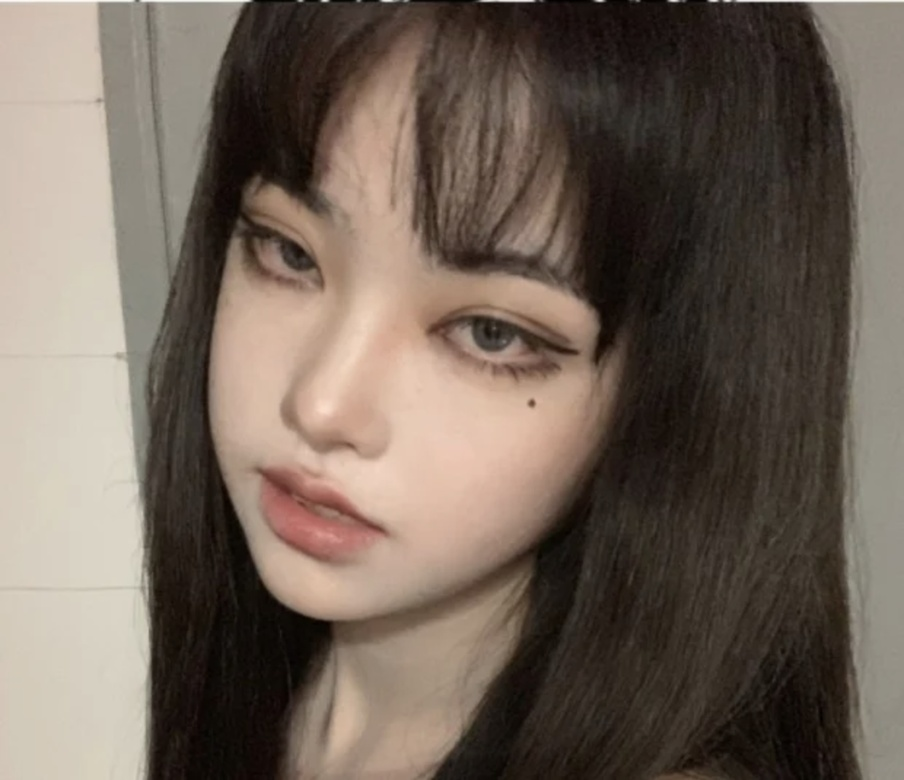
#> input picture images/beauty.jpg, 904 x 780 px, shrunk from 1240 x 1070 before the run; its folder holds only this picture in this run
$ python main.py
#> lines starting #> are read from the running program, lines starting #| are printed output that depends on the picture; after the words box and inside, x2 and y2 are one past the last pixel; in counts of white or black regions, pixels touching at a corner belong together
#> in process_images, img is the input picture: shape (780, 904, 3); mean B, G, R 89.1, 100.3, 113.6
### utils.py
import cv2 as cv
import numpy as np

def tomie_style(img):
    # --- 1. 전처리 (Grayscale 및 기초 면 정리) ---
    gray = cv.cvtColor(img, cv.COLOR_BGR2GRAY)
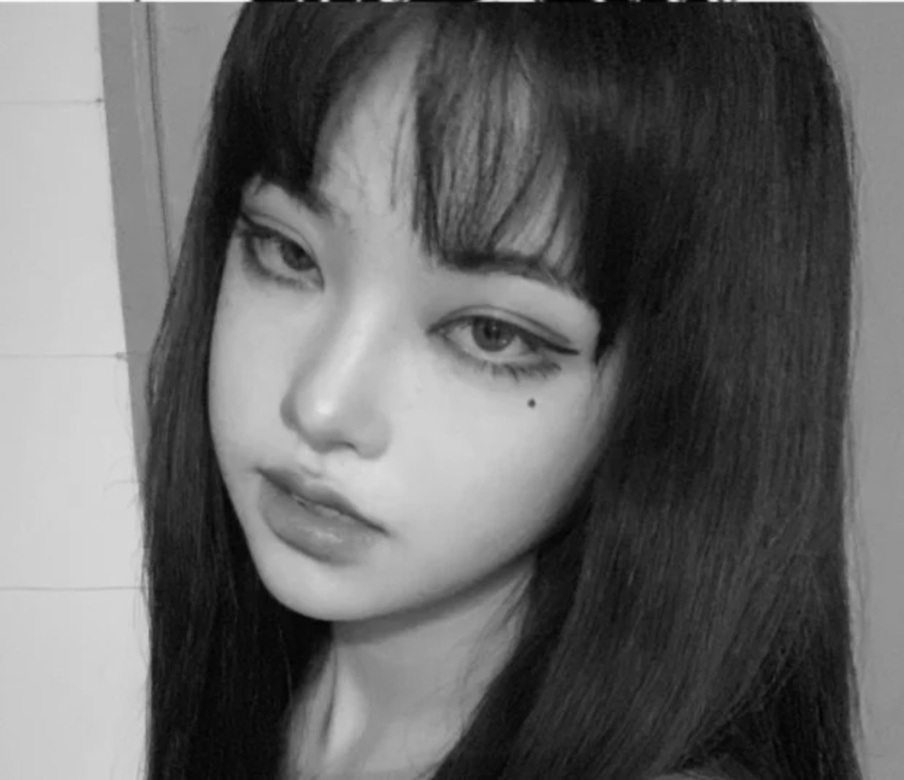
#> gray: shape (780, 904); min 1, max 250, mean 103

    # Bilateral Filter로 피부는 매끈하게, 에지(눈매, 머리카락)는 날카롭게 유지
    # 이 필터는 피부의 잡티를 제거하면서 이목구비의 섬세한 경계는 보존합니다.
    gray_clean = cv.bilateralFilter(gray, 7, 50, 50)

    # --- 2. 펜선 추출 (두꺼우면서도 섬세한 라인) ---
    # Adaptive Threshold를 사용하여, 미세한 머리카락 결, 눈썹, 입술 윤곽을 잡아냅니다.
    # 블록 사이즈를 작게(7) 주어 이토 준지 특유의 얇고 신경질적인 선을 강조합니다.
    fine_edges = cv.adaptiveThreshold(gray_clean, 255,
                                       cv.ADAPTIVE_THRESH_GAUSSIAN_C,
                                       cv.THRESH_BINARY, 7, 2)
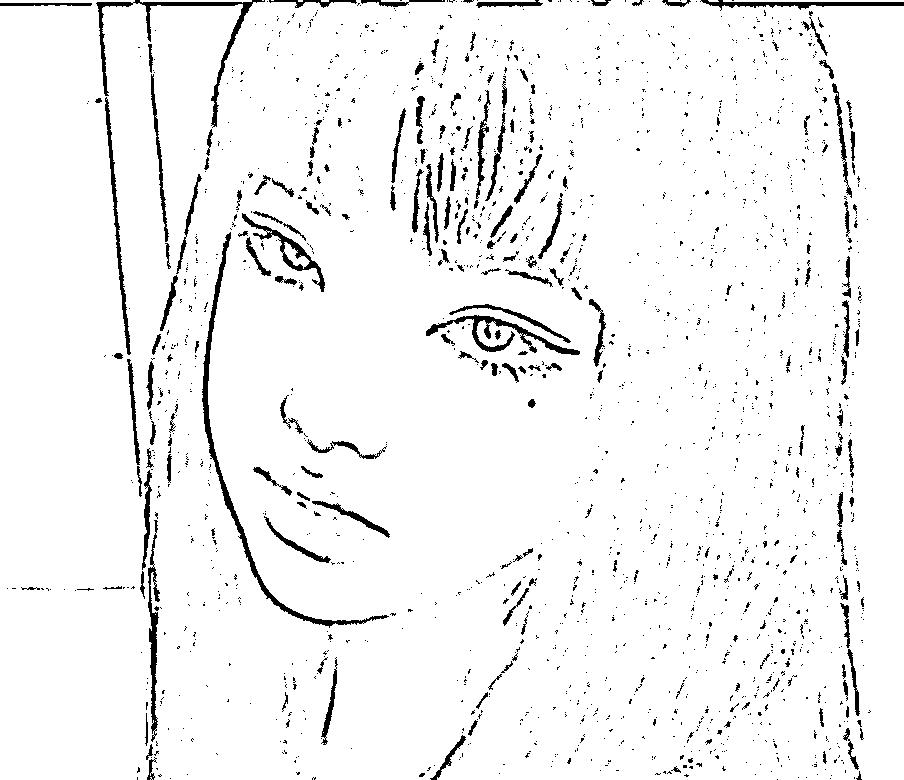
#> fine_edges: shape (780, 904); 95.3% white; 1905 black regions (1695 under 20 px), largest, box (x1, y1, x2, y2) and area: (202, 232, 389, 628) 2400, (96, 0, 265, 128) 1652, (426, 315, 580, 355) 1271

    # 머리카락 뭉치감을 만화처럼 표현하기 위해 선을 두껍게 강조 (Dilation)
    # 255 - fine_edges는 검은색 바탕에 흰색 선으로 만듭니다.
    # kernel 사이즈와 iteration을 조절하여 선의 굵기를 정합니다.
    # `image_0.png`처럼 두꺼운 머리카락 뭉치감을 위해 (3, 3) 커널을 사용합니다.
    kernel_dil = np.ones((3, 3), np.uint8)
    dilated_edges = cv.dilate(255 - fine_edges, kernel_dil, iterations=1)
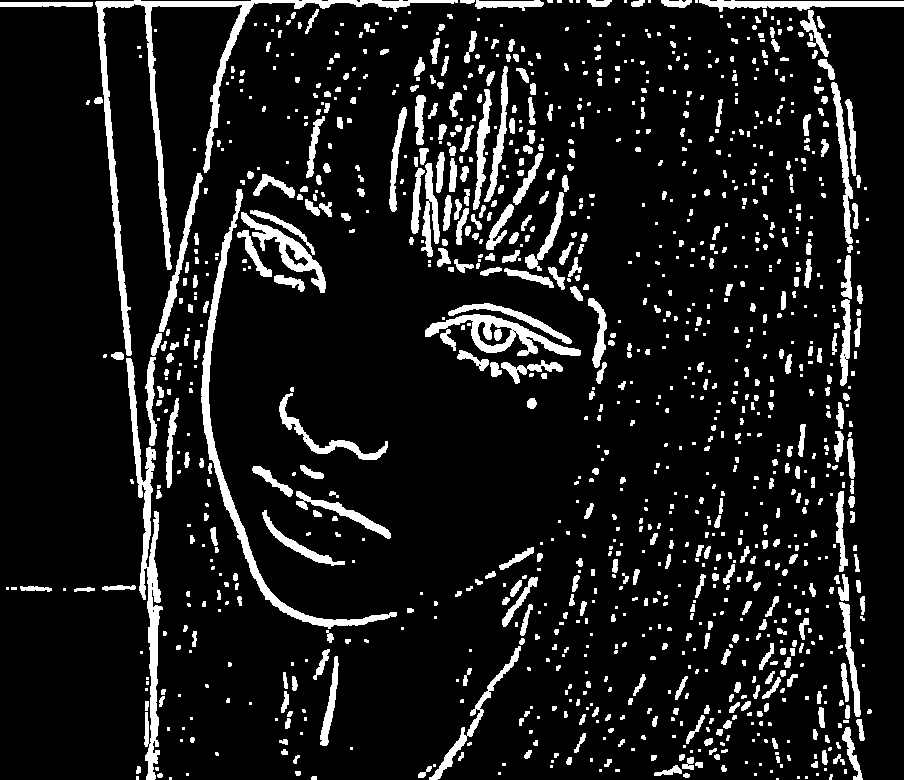
#> dilated_edges: shape (780, 904); 10.7% white; 1171 white regions (573 under 20 px), largest, box (x1, y1, x2, y2) and area: (95, 0, 458, 356) 6657, (126, 358, 163, 780) 4057, (201, 189, 397, 629) 3955
    # 다시 반전시켜 흰색 바탕에 검은색 굵은 선으로 만듭니다.
    thick_edges = 255 - dilated_edges

    # --- 3. 강렬한 흑백 대비 (토미에의 고귀함과 기괴함) ---
    # `image_0.png`처럼 피부는 완전히 하얗게 날리고 머리카락만 어둡게 표현하기 위해
    # Global Threshold를 적용합니다. 130 이하의 어두운 영역만 검게 남습니다.
    # 이 단계에서 중간 톤(회색)은 모두 제거되어 흑과 백의 명확한 경계가 생깁니다.
    _, high_contrast = cv.threshold(gray_clean, 130, 255, cv.THRESH_BINARY)
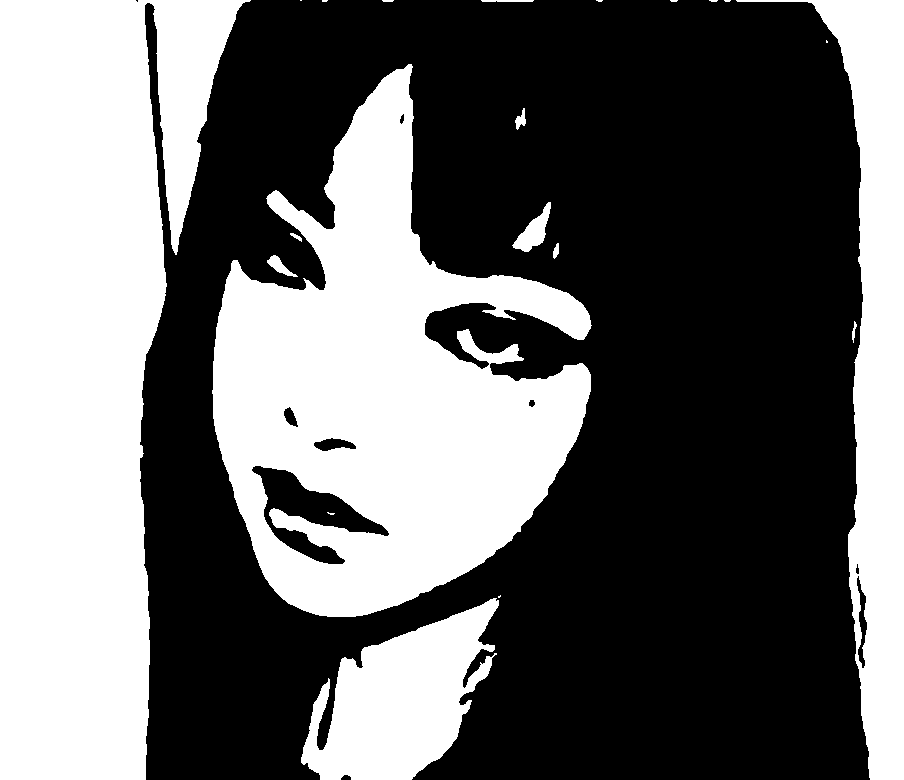
#> high_contrast: shape (780, 904); 42.1% white; 21 white regions (9 under 20 px), largest, box (x1, y1, x2, y2) and area: (0, 0, 251, 780) 128304, (212, 64, 592, 617) 108535, (736, 0, 904, 780) 38100

    # --- 4. 선과 면의 최종 합성 (만화 드로잉) ---
    # 날카로운 선 패턴(`fine_edges`), 두꺼운 선 패턴(`thick_edges`),
    # 그리고 강한 흑백 면 패턴(`high_contrast`)을 합성합니다.
    # 결과는 흰 바탕에 검은 선과 명암만 남은 형태가 되어, 원작 만화와 유사한 스타일이 됩니다.
    sketch = cv.bitwise_and(thick_edges, high_contrast)
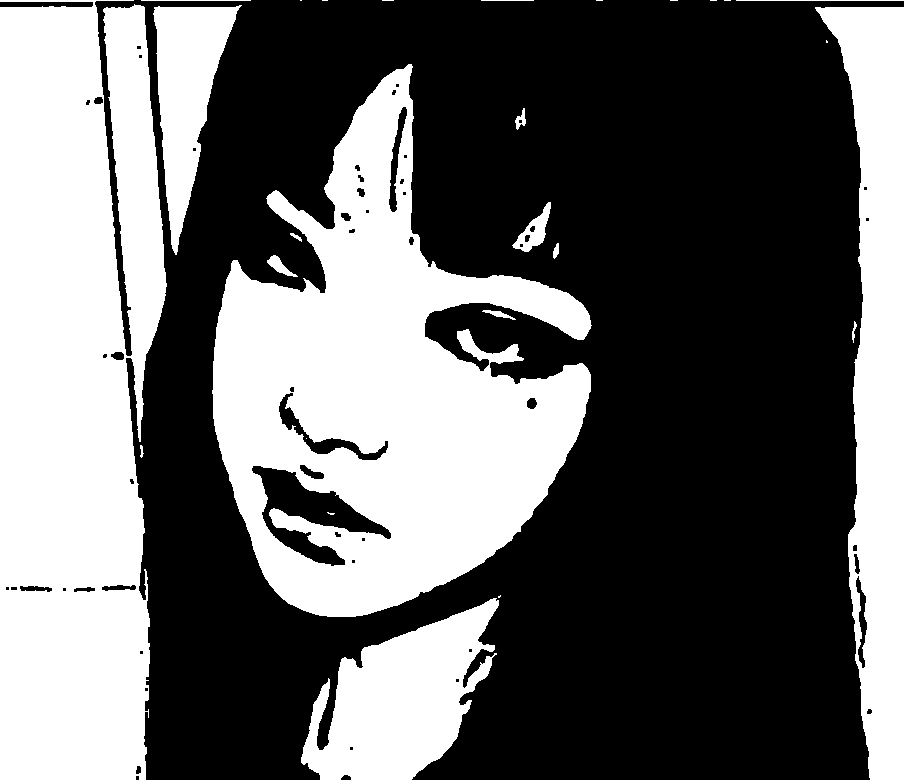
#> sketch: shape (780, 904); 40.9% white; 27 white regions (11 under 20 px), largest, box (x1, y1, x2, y2) and area: (0, 0, 167, 780) 112342, (212, 64, 592, 617) 106055, (815, 7, 904, 780) 37162
    result = cv.bitwise_and(sketch, fine_edges)

    # --- 5. 최종 디테일 강조 ---
    # 눈동자와 입술 주변을 더 선명하게 만들기 위해 디테일을 한번 더 강조합니다.
    kernel_sharpen = np.array([[-1,-1,-1], [-1,9,-1], [-1,-1,-1]])
    sharp = cv.filter2D(result, -1, kernel_sharpen)

    # 선명하게 만든 이미지와 최종 이진화 이미지를 합성
    result = cv.bitwise_and(sharp, result)

    # 마지막 대비 강조
    result = cv.convertScaleAbs(result, alpha=1.2, beta=0)

    return result

### main.py
import cv2 as cv
import os
from utils import tomie_style

BASE_DIR = os.path.dirname(os.path.abspath(__file__))
INPUT_DIR = os.path.join(BASE_DIR, "images")
OUTPUT_DIR = os.path.join(BASE_DIR, "results")

os.makedirs(OUTPUT_DIR, exist_ok=True)

def process_images():
    for filename in os.listdir(INPUT_DIR):
        if filename.lower().endswith((".jpg", ".png", ".jpeg")):
            input_path = os.path.join(INPUT_DIR, filename)
            output_path = os.path.join(OUTPUT_DIR, f"tomie_{filename}")

            print(f"[DEBUG] loading: {input_path}")

            img = cv.imread(input_path)

            if img is None:
                print(f"❌ Failed to load {filename}")
                continue

            result = tomie_style(img)

            cv.imwrite(output_path, result)
            print(f"✅ Saved: {output_path}")

if __name__ == "__main__":
    process_images()

$ run again, on images/face.jpg
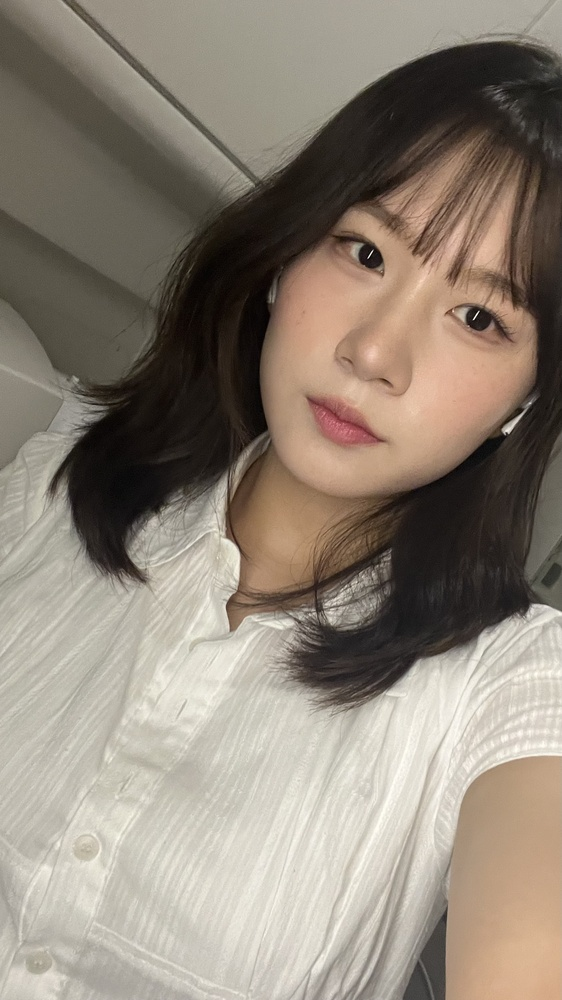
#> input picture images/face.jpg, 562 x 1000 px, shrunk from 1737 x 3088 before the run
#> in process_images, img is the input picture: shape (1000, 562, 3); mean B, G, R 119.9, 132.6, 143.3
#> in tomie_style, `fine_edges = cv.adaptiveThreshold(gray_clean, 255, cv.ADAPTIVE_THRESH_..`:
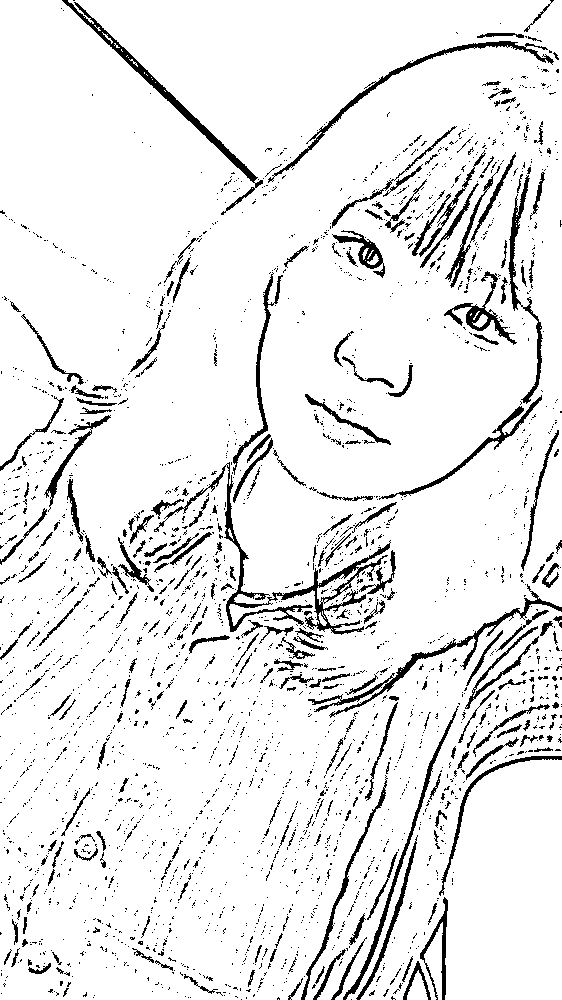
#> fine_edges: shape (1000, 562); 91.6% white; 2648 black regions (2375 under 20 px), largest, box (x1, y1, x2, y2) and area: (154, 462, 391, 635) 3328, (62, 0, 263, 215) 1964, (308, 584, 562, 718) 1780
#> dilated_edges: shape (1000, 562); 19.7% white; 1115 white regions (534 under 20 px), largest, box (x1, y1, x2, y2) and area: (132, 158, 545, 690) 21670, (307, 429, 562, 802) 7145, (61, 0, 560, 216) 5939
#> high_contrast: shape (1000, 562); 59.3% white; 8 black regions, largest, box (x1, y1, x2, y2) and area: (0, 0, 562, 710) 219057, (399, 891, 448, 1000) 3046, (0, 389, 63, 471) 2504
#> in tomie_style, `sketch = cv.bitwise_and(thick_edges, high_contrast)`:
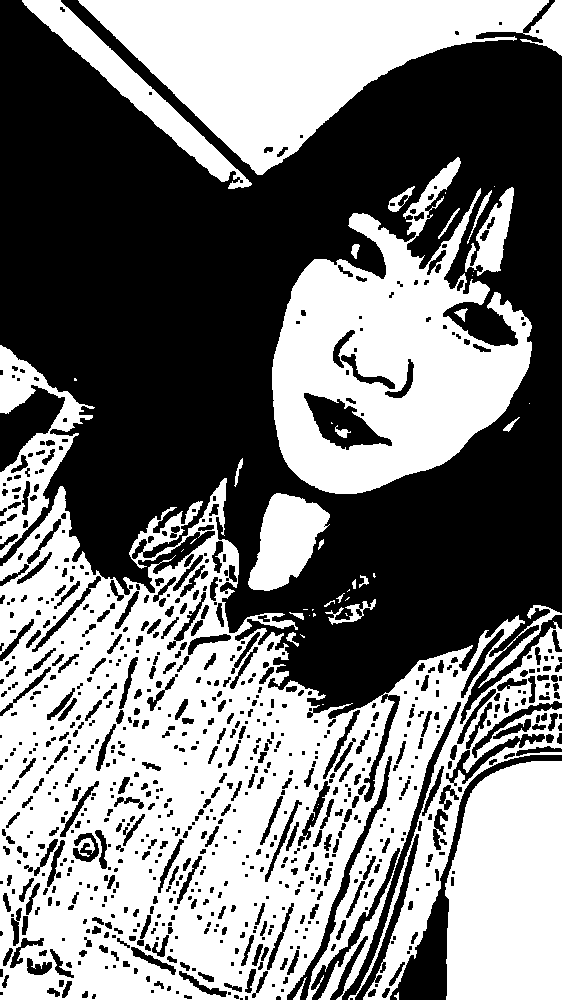
#> sketch: shape (1000, 562); 49% white; 48 white regions (22 under 20 px), largest, box (x1, y1, x2, y2) and area: (0, 478, 562, 1000) 145307, (272, 157, 532, 494) 44046, (78, 0, 562, 175) 39851

$ run again, on images/landscape.jpg
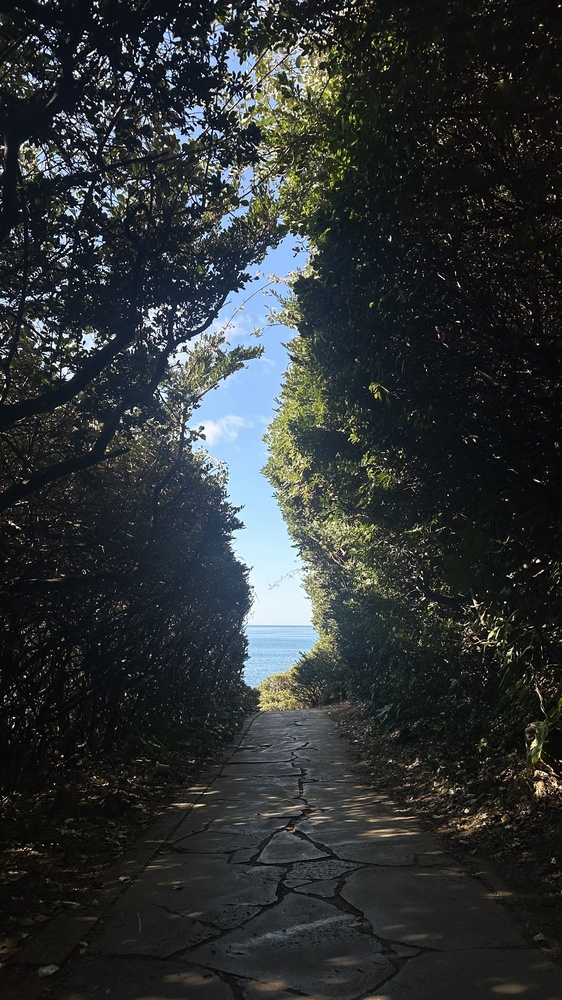
#> input picture images/landscape.jpg, 562 x 1000 px, shrunk from 2268 x 4032 before the run
#> in process_images, img is the input picture: shape (1000, 562, 3); mean B, G, R 52.7, 51.6, 47.3
#> in tomie_style, `fine_edges = cv.adaptiveThreshold(gray_clean, 255, cv.ADAPTIVE_THRESH_..`:
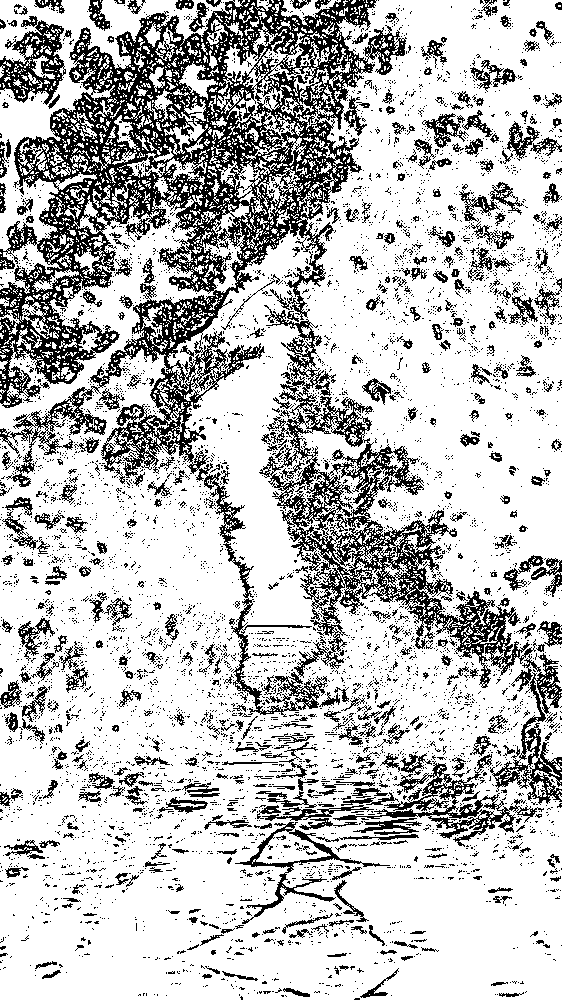
#> fine_edges: shape (1000, 562); 74.6% white; black in thin lines or dots
#> dilated_edges: shape (1000, 562); 52.5% white; 1235 black regions (1067 under 20 px), largest, box (x1, y1, x2, y2) and area: (0, 394, 562, 1000) 124505, (299, 0, 562, 637) 76593, (186, 292, 313, 625) 15655
#> high_contrast: shape (1000, 562); 9.6% white; 2073 white regions (1928 under 20 px), largest, box (x1, y1, x2, y2) and area: (167, 229, 334, 711) 34246, (224, 32, 342, 132) 3502, (219, 159, 270, 202) 808
#> in tomie_style, `sketch = cv.bitwise_and(thick_edges, high_contrast)`:
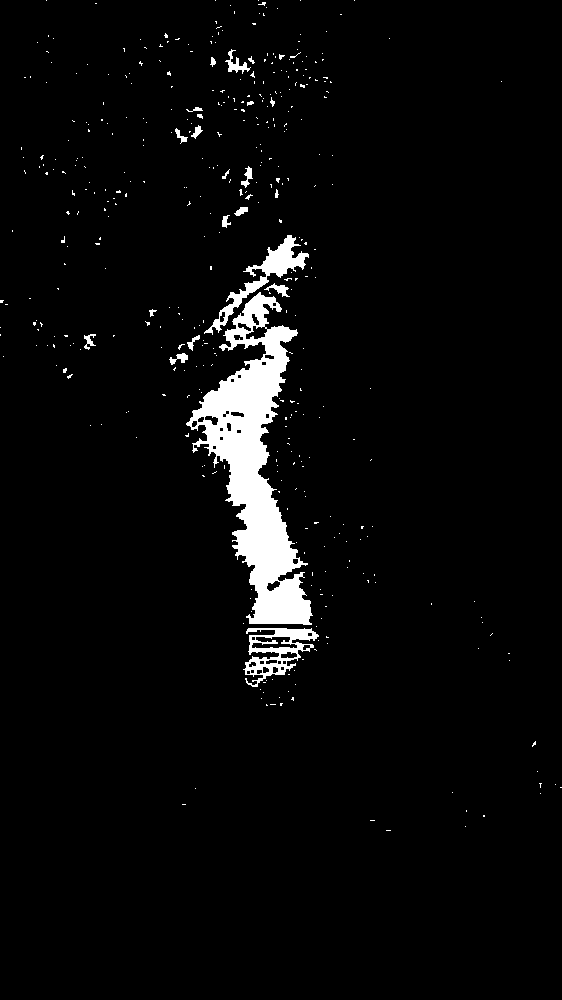
#> sketch: shape (1000, 562); 3.8% white; 424 white regions (402 under 20 px), largest, box (x1, y1, x2, y2) and area: (186, 292, 313, 625) 15655, (204, 235, 309, 335) 1763, (243, 628, 319, 687) 1702
